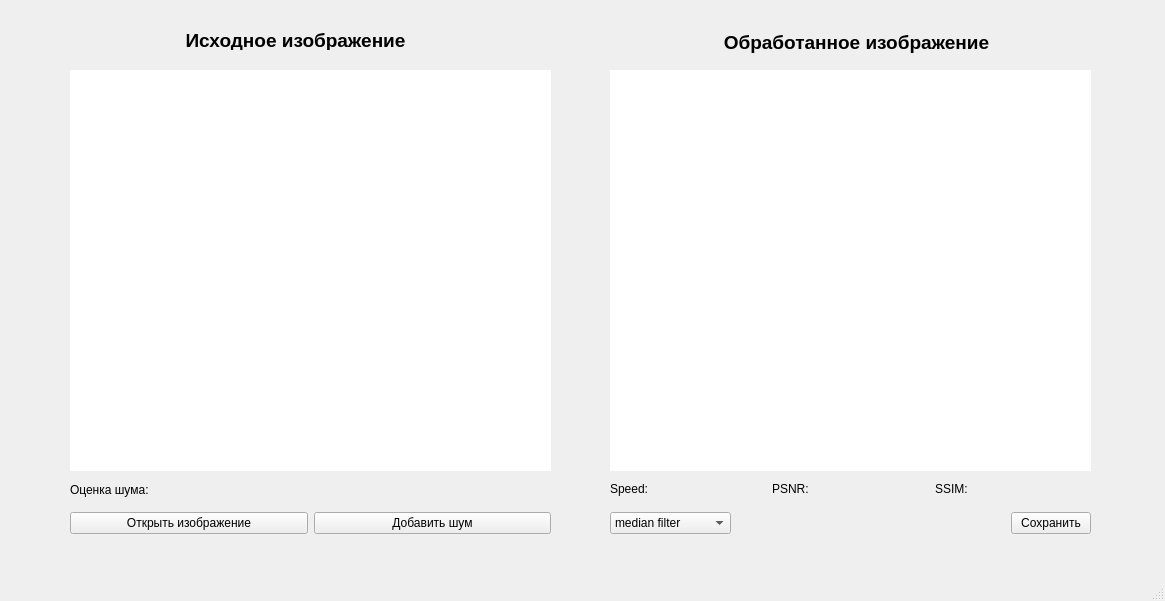
<?xml version="1.0" encoding="UTF-8"?>
<ui version="4.0">
 <class>DenoiserMain</class>
 <widget class="QMainWindow" name="DenoiserMain">
  <property name="geometry">
   <rect>
    <x>0</x>
    <y>0</y>
    <width>1165</width>
    <height>601</height>
   </rect>
  </property>
  <property name="windowTitle">
   <string>denoiser</string>
  </property>
  <widget class="QWidget" name="centralwidget">
   <property name="sizePolicy">
    <sizepolicy hsizetype="Preferred" vsizetype="Preferred">
     <horstretch>0</horstretch>
     <verstretch>0</verstretch>
    </sizepolicy>
   </property>
   <widget class="QLabel" name="label_2">
    <property name="geometry">
     <rect>
      <x>130</x>
      <y>30</y>
      <width>331</width>
      <height>20</height>
     </rect>
    </property>
    <property name="font">
     <font>
      <pointsize>14</pointsize>
      <weight>75</weight>
      <bold>true</bold>
     </font>
    </property>
    <property name="text">
     <string>Исходное изображение</string>
    </property>
    <property name="textFormat">
     <enum>Qt::AutoText</enum>
    </property>
    <property name="alignment">
     <set>Qt::AlignCenter</set>
    </property>
    <property name="wordWrap">
     <bool>false</bool>
    </property>
   </widget>
   <widget class="QLabel" name="label_3">
    <property name="geometry">
     <rect>
      <x>700</x>
      <y>30</y>
      <width>313</width>
      <height>24</height>
     </rect>
    </property>
    <property name="font">
     <font>
      <pointsize>14</pointsize>
      <weight>75</weight>
      <bold>true</bold>
     </font>
    </property>
    <property name="text">
     <string>Обработанное изображение</string>
    </property>
    <property name="textFormat">
     <enum>Qt::AutoText</enum>
    </property>
    <property name="alignment">
     <set>Qt::AlignCenter</set>
    </property>
    <property name="wordWrap">
     <bool>false</bool>
    </property>
   </widget>
   <widget class="QLabel" name="pic_denoised">
    <property name="geometry">
     <rect>
      <x>610</x>
      <y>70</y>
      <width>481</width>
      <height>401</height>
     </rect>
    </property>
    <property name="palette">
     <palette>
      <active>
       <colorrole role="WindowText">
        <brush brushstyle="SolidPattern">
         <color alpha="255">
          <red>0</red>
          <green>0</green>
          <blue>0</blue>
         </color>
        </brush>
       </colorrole>
       <colorrole role="Button">
        <brush brushstyle="SolidPattern">
         <color alpha="255">
          <red>255</red>
          <green>255</green>
          <blue>255</blue>
         </color>
        </brush>
       </colorrole>
       <colorrole role="Light">
        <brush brushstyle="SolidPattern">
         <color alpha="255">
          <red>255</red>
          <green>255</green>
          <blue>255</blue>
         </color>
        </brush>
       </colorrole>
       <colorrole role="Midlight">
        <brush brushstyle="SolidPattern">
         <color alpha="255">
          <red>255</red>
          <green>255</green>
          <blue>255</blue>
         </color>
        </brush>
       </colorrole>
       <colorrole role="Dark">
        <brush brushstyle="SolidPattern">
         <color alpha="255">
          <red>127</red>
          <green>127</green>
          <blue>127</blue>
         </color>
        </brush>
       </colorrole>
       <colorrole role="Mid">
        <brush brushstyle="SolidPattern">
         <color alpha="255">
          <red>170</red>
          <green>170</green>
          <blue>170</blue>
         </color>
        </brush>
       </colorrole>
       <colorrole role="Text">
        <brush brushstyle="SolidPattern">
         <color alpha="255">
          <red>0</red>
          <green>0</green>
          <blue>0</blue>
         </color>
        </brush>
       </colorrole>
       <colorrole role="BrightText">
        <brush brushstyle="SolidPattern">
         <color alpha="255">
          <red>255</red>
          <green>255</green>
          <blue>255</blue>
         </color>
        </brush>
       </colorrole>
       <colorrole role="ButtonText">
        <brush brushstyle="SolidPattern">
         <color alpha="255">
          <red>0</red>
          <green>0</green>
          <blue>0</blue>
         </color>
        </brush>
       </colorrole>
       <colorrole role="Base">
        <brush brushstyle="SolidPattern">
         <color alpha="255">
          <red>255</red>
          <green>255</green>
          <blue>255</blue>
         </color>
        </brush>
       </colorrole>
       <colorrole role="Window">
        <brush brushstyle="SolidPattern">
         <color alpha="255">
          <red>255</red>
          <green>255</green>
          <blue>255</blue>
         </color>
        </brush>
       </colorrole>
       <colorrole role="Shadow">
        <brush brushstyle="SolidPattern">
         <color alpha="255">
          <red>0</red>
          <green>0</green>
          <blue>0</blue>
         </color>
        </brush>
       </colorrole>
       <colorrole role="AlternateBase">
        <brush brushstyle="SolidPattern">
         <color alpha="255">
          <red>255</red>
          <green>255</green>
          <blue>255</blue>
         </color>
        </brush>
       </colorrole>
       <colorrole role="ToolTipBase">
        <brush brushstyle="SolidPattern">
         <color alpha="255">
          <red>255</red>
          <green>255</green>
          <blue>220</blue>
         </color>
        </brush>
       </colorrole>
       <colorrole role="ToolTipText">
        <brush brushstyle="SolidPattern">
         <color alpha="255">
          <red>0</red>
          <green>0</green>
          <blue>0</blue>
         </color>
        </brush>
       </colorrole>
       <colorrole role="PlaceholderText">
        <brush brushstyle="SolidPattern">
         <color alpha="128">
          <red>0</red>
          <green>0</green>
          <blue>0</blue>
         </color>
        </brush>
       </colorrole>
      </active>
      <inactive>
       <colorrole role="WindowText">
        <brush brushstyle="SolidPattern">
         <color alpha="255">
          <red>0</red>
          <green>0</green>
          <blue>0</blue>
         </color>
        </brush>
       </colorrole>
       <colorrole role="Button">
        <brush brushstyle="SolidPattern">
         <color alpha="255">
          <red>255</red>
          <green>255</green>
          <blue>255</blue>
         </color>
        </brush>
       </colorrole>
       <colorrole role="Light">
        <brush brushstyle="SolidPattern">
         <color alpha="255">
          <red>255</red>
          <green>255</green>
          <blue>255</blue>
         </color>
        </brush>
       </colorrole>
       <colorrole role="Midlight">
        <brush brushstyle="SolidPattern">
         <color alpha="255">
          <red>255</red>
          <green>255</green>
          <blue>255</blue>
         </color>
        </brush>
       </colorrole>
       <colorrole role="Dark">
        <brush brushstyle="SolidPattern">
         <color alpha="255">
          <red>127</red>
          <green>127</green>
          <blue>127</blue>
         </color>
        </brush>
       </colorrole>
       <colorrole role="Mid">
        <brush brushstyle="SolidPattern">
         <color alpha="255">
          <red>170</red>
          <green>170</green>
          <blue>170</blue>
         </color>
        </brush>
       </colorrole>
       <colorrole role="Text">
        <brush brushstyle="SolidPattern">
         <color alpha="255">
          <red>0</red>
          <green>0</green>
          <blue>0</blue>
         </color>
        </brush>
       </colorrole>
       <colorrole role="BrightText">
        <brush brushstyle="SolidPattern">
         <color alpha="255">
          <red>255</red>
          <green>255</green>
          <blue>255</blue>
         </color>
        </brush>
       </colorrole>
       <colorrole role="ButtonText">
        <brush brushstyle="SolidPattern">
         <color alpha="255">
          <red>0</red>
          <green>0</green>
          <blue>0</blue>
         </color>
        </brush>
       </colorrole>
       <colorrole role="Base">
        <brush brushstyle="SolidPattern">
         <color alpha="255">
          <red>255</red>
          <green>255</green>
          <blue>255</blue>
         </color>
        </brush>
       </colorrole>
       <colorrole role="Window">
        <brush brushstyle="SolidPattern">
         <color alpha="255">
          <red>255</red>
          <green>255</green>
          <blue>255</blue>
         </color>
        </brush>
       </colorrole>
       <colorrole role="Shadow">
        <brush brushstyle="SolidPattern">
         <color alpha="255">
          <red>0</red>
          <green>0</green>
          <blue>0</blue>
         </color>
        </brush>
       </colorrole>
       <colorrole role="AlternateBase">
        <brush brushstyle="SolidPattern">
         <color alpha="255">
          <red>255</red>
          <green>255</green>
          <blue>255</blue>
         </color>
        </brush>
       </colorrole>
       <colorrole role="ToolTipBase">
        <brush brushstyle="SolidPattern">
         <color alpha="255">
          <red>255</red>
          <green>255</green>
          <blue>220</blue>
         </color>
        </brush>
       </colorrole>
       <colorrole role="ToolTipText">
        <brush brushstyle="SolidPattern">
         <color alpha="255">
          <red>0</red>
          <green>0</green>
          <blue>0</blue>
         </color>
        </brush>
       </colorrole>
       <colorrole role="PlaceholderText">
        <brush brushstyle="SolidPattern">
         <color alpha="128">
          <red>0</red>
          <green>0</green>
          <blue>0</blue>
         </color>
        </brush>
       </colorrole>
      </inactive>
      <disabled>
       <colorrole role="WindowText">
        <brush brushstyle="SolidPattern">
         <color alpha="255">
          <red>127</red>
          <green>127</green>
          <blue>127</blue>
         </color>
        </brush>
       </colorrole>
       <colorrole role="Button">
        <brush brushstyle="SolidPattern">
         <color alpha="255">
          <red>255</red>
          <green>255</green>
          <blue>255</blue>
         </color>
        </brush>
       </colorrole>
       <colorrole role="Light">
        <brush brushstyle="SolidPattern">
         <color alpha="255">
          <red>255</red>
          <green>255</green>
          <blue>255</blue>
         </color>
        </brush>
       </colorrole>
       <colorrole role="Midlight">
        <brush brushstyle="SolidPattern">
         <color alpha="255">
          <red>255</red>
          <green>255</green>
          <blue>255</blue>
         </color>
        </brush>
       </colorrole>
       <colorrole role="Dark">
        <brush brushstyle="SolidPattern">
         <color alpha="255">
          <red>127</red>
          <green>127</green>
          <blue>127</blue>
         </color>
        </brush>
       </colorrole>
       <colorrole role="Mid">
        <brush brushstyle="SolidPattern">
         <color alpha="255">
          <red>170</red>
          <green>170</green>
          <blue>170</blue>
         </color>
        </brush>
       </colorrole>
       <colorrole role="Text">
        <brush brushstyle="SolidPattern">
         <color alpha="255">
          <red>127</red>
          <green>127</green>
          <blue>127</blue>
         </color>
        </brush>
       </colorrole>
       <colorrole role="BrightText">
        <brush brushstyle="SolidPattern">
         <color alpha="255">
          <red>255</red>
          <green>255</green>
          <blue>255</blue>
         </color>
        </brush>
       </colorrole>
       <colorrole role="ButtonText">
        <brush brushstyle="SolidPattern">
         <color alpha="255">
          <red>127</red>
          <green>127</green>
          <blue>127</blue>
         </color>
        </brush>
       </colorrole>
       <colorrole role="Base">
        <brush brushstyle="SolidPattern">
         <color alpha="255">
          <red>255</red>
          <green>255</green>
          <blue>255</blue>
         </color>
        </brush>
       </colorrole>
       <colorrole role="Window">
        <brush brushstyle="SolidPattern">
         <color alpha="255">
          <red>255</red>
          <green>255</green>
          <blue>255</blue>
         </color>
        </brush>
       </colorrole>
       <colorrole role="Shadow">
        <brush brushstyle="SolidPattern">
         <color alpha="255">
          <red>0</red>
          <green>0</green>
          <blue>0</blue>
         </color>
        </brush>
       </colorrole>
       <colorrole role="AlternateBase">
        <brush brushstyle="SolidPattern">
         <color alpha="255">
          <red>255</red>
          <green>255</green>
          <blue>255</blue>
         </color>
        </brush>
       </colorrole>
       <colorrole role="ToolTipBase">
        <brush brushstyle="SolidPattern">
         <color alpha="255">
          <red>255</red>
          <green>255</green>
          <blue>220</blue>
         </color>
        </brush>
       </colorrole>
       <colorrole role="ToolTipText">
        <brush brushstyle="SolidPattern">
         <color alpha="255">
          <red>0</red>
          <green>0</green>
          <blue>0</blue>
         </color>
        </brush>
       </colorrole>
       <colorrole role="PlaceholderText">
        <brush brushstyle="SolidPattern">
         <color alpha="128">
          <red>0</red>
          <green>0</green>
          <blue>0</blue>
         </color>
        </brush>
       </colorrole>
      </disabled>
     </palette>
    </property>
    <property name="autoFillBackground">
     <bool>true</bool>
    </property>
    <property name="text">
     <string/>
    </property>
    <property name="scaledContents">
     <bool>true</bool>
    </property>
   </widget>
   <widget class="QLabel" name="pic_opened">
    <property name="geometry">
     <rect>
      <x>70</x>
      <y>70</y>
      <width>481</width>
      <height>401</height>
     </rect>
    </property>
    <property name="sizePolicy">
     <sizepolicy hsizetype="Preferred" vsizetype="Preferred">
      <horstretch>0</horstretch>
      <verstretch>0</verstretch>
     </sizepolicy>
    </property>
    <property name="palette">
     <palette>
      <active>
       <colorrole role="WindowText">
        <brush brushstyle="SolidPattern">
         <color alpha="255">
          <red>0</red>
          <green>0</green>
          <blue>0</blue>
         </color>
        </brush>
       </colorrole>
       <colorrole role="Button">
        <brush brushstyle="SolidPattern">
         <color alpha="255">
          <red>255</red>
          <green>255</green>
          <blue>255</blue>
         </color>
        </brush>
       </colorrole>
       <colorrole role="Light">
        <brush brushstyle="SolidPattern">
         <color alpha="255">
          <red>255</red>
          <green>255</green>
          <blue>255</blue>
         </color>
        </brush>
       </colorrole>
       <colorrole role="Midlight">
        <brush brushstyle="SolidPattern">
         <color alpha="255">
          <red>255</red>
          <green>255</green>
          <blue>255</blue>
         </color>
        </brush>
       </colorrole>
       <colorrole role="Dark">
        <brush brushstyle="SolidPattern">
         <color alpha="255">
          <red>127</red>
          <green>127</green>
          <blue>127</blue>
         </color>
        </brush>
       </colorrole>
       <colorrole role="Mid">
        <brush brushstyle="SolidPattern">
         <color alpha="255">
          <red>170</red>
          <green>170</green>
          <blue>170</blue>
         </color>
        </brush>
       </colorrole>
       <colorrole role="Text">
        <brush brushstyle="SolidPattern">
         <color alpha="255">
          <red>0</red>
          <green>0</green>
          <blue>0</blue>
         </color>
        </brush>
       </colorrole>
       <colorrole role="BrightText">
        <brush brushstyle="SolidPattern">
         <color alpha="255">
          <red>255</red>
          <green>255</green>
          <blue>255</blue>
         </color>
        </brush>
       </colorrole>
       <colorrole role="ButtonText">
        <brush brushstyle="SolidPattern">
         <color alpha="255">
          <red>0</red>
          <green>0</green>
          <blue>0</blue>
         </color>
        </brush>
       </colorrole>
       <colorrole role="Base">
        <brush brushstyle="SolidPattern">
         <color alpha="255">
          <red>255</red>
          <green>255</green>
          <blue>255</blue>
         </color>
        </brush>
       </colorrole>
       <colorrole role="Window">
        <brush brushstyle="SolidPattern">
         <color alpha="255">
          <red>255</red>
          <green>255</green>
          <blue>255</blue>
         </color>
        </brush>
       </colorrole>
       <colorrole role="Shadow">
        <brush brushstyle="SolidPattern">
         <color alpha="255">
          <red>0</red>
          <green>0</green>
          <blue>0</blue>
         </color>
        </brush>
       </colorrole>
       <colorrole role="AlternateBase">
        <brush brushstyle="SolidPattern">
         <color alpha="255">
          <red>255</red>
          <green>255</green>
          <blue>255</blue>
         </color>
        </brush>
       </colorrole>
       <colorrole role="ToolTipBase">
        <brush brushstyle="SolidPattern">
         <color alpha="255">
          <red>255</red>
          <green>255</green>
          <blue>220</blue>
         </color>
        </brush>
       </colorrole>
       <colorrole role="ToolTipText">
        <brush brushstyle="SolidPattern">
         <color alpha="255">
          <red>0</red>
          <green>0</green>
          <blue>0</blue>
         </color>
        </brush>
       </colorrole>
       <colorrole role="PlaceholderText">
        <brush brushstyle="SolidPattern">
         <color alpha="128">
          <red>0</red>
          <green>0</green>
          <blue>0</blue>
         </color>
        </brush>
       </colorrole>
      </active>
      <inactive>
       <colorrole role="WindowText">
        <brush brushstyle="SolidPattern">
         <color alpha="255">
          <red>0</red>
          <green>0</green>
          <blue>0</blue>
         </color>
        </brush>
       </colorrole>
       <colorrole role="Button">
        <brush brushstyle="SolidPattern">
         <color alpha="255">
          <red>255</red>
          <green>255</green>
          <blue>255</blue>
         </color>
        </brush>
       </colorrole>
       <colorrole role="Light">
        <brush brushstyle="SolidPattern">
         <color alpha="255">
          <red>255</red>
          <green>255</green>
          <blue>255</blue>
         </color>
        </brush>
       </colorrole>
       <colorrole role="Midlight">
        <brush brushstyle="SolidPattern">
         <color alpha="255">
          <red>255</red>
          <green>255</green>
          <blue>255</blue>
         </color>
        </brush>
       </colorrole>
       <colorrole role="Dark">
        <brush brushstyle="SolidPattern">
         <color alpha="255">
          <red>127</red>
          <green>127</green>
          <blue>127</blue>
         </color>
        </brush>
       </colorrole>
       <colorrole role="Mid">
        <brush brushstyle="SolidPattern">
         <color alpha="255">
          <red>170</red>
          <green>170</green>
          <blue>170</blue>
         </color>
        </brush>
       </colorrole>
       <colorrole role="Text">
        <brush brushstyle="SolidPattern">
         <color alpha="255">
          <red>0</red>
          <green>0</green>
          <blue>0</blue>
         </color>
        </brush>
       </colorrole>
       <colorrole role="BrightText">
        <brush brushstyle="SolidPattern">
         <color alpha="255">
          <red>255</red>
          <green>255</green>
          <blue>255</blue>
         </color>
        </brush>
       </colorrole>
       <colorrole role="ButtonText">
        <brush brushstyle="SolidPattern">
         <color alpha="255">
          <red>0</red>
          <green>0</green>
          <blue>0</blue>
         </color>
        </brush>
       </colorrole>
       <colorrole role="Base">
        <brush brushstyle="SolidPattern">
         <color alpha="255">
          <red>255</red>
          <green>255</green>
          <blue>255</blue>
         </color>
        </brush>
       </colorrole>
       <colorrole role="Window">
        <brush brushstyle="SolidPattern">
         <color alpha="255">
          <red>255</red>
          <green>255</green>
          <blue>255</blue>
         </color>
        </brush>
       </colorrole>
       <colorrole role="Shadow">
        <brush brushstyle="SolidPattern">
         <color alpha="255">
          <red>0</red>
          <green>0</green>
          <blue>0</blue>
         </color>
        </brush>
       </colorrole>
       <colorrole role="AlternateBase">
        <brush brushstyle="SolidPattern">
         <color alpha="255">
          <red>255</red>
          <green>255</green>
          <blue>255</blue>
         </color>
        </brush>
       </colorrole>
       <colorrole role="ToolTipBase">
        <brush brushstyle="SolidPattern">
         <color alpha="255">
          <red>255</red>
          <green>255</green>
          <blue>220</blue>
         </color>
        </brush>
       </colorrole>
       <colorrole role="ToolTipText">
        <brush brushstyle="SolidPattern">
         <color alpha="255">
          <red>0</red>
          <green>0</green>
          <blue>0</blue>
         </color>
        </brush>
       </colorrole>
       <colorrole role="PlaceholderText">
        <brush brushstyle="SolidPattern">
         <color alpha="128">
          <red>0</red>
          <green>0</green>
          <blue>0</blue>
         </color>
        </brush>
       </colorrole>
      </inactive>
      <disabled>
       <colorrole role="WindowText">
        <brush brushstyle="SolidPattern">
         <color alpha="255">
          <red>127</red>
          <green>127</green>
          <blue>127</blue>
         </color>
        </brush>
       </colorrole>
       <colorrole role="Button">
        <brush brushstyle="SolidPattern">
         <color alpha="255">
          <red>255</red>
          <green>255</green>
          <blue>255</blue>
         </color>
        </brush>
       </colorrole>
       <colorrole role="Light">
        <brush brushstyle="SolidPattern">
         <color alpha="255">
          <red>255</red>
          <green>255</green>
          <blue>255</blue>
         </color>
        </brush>
       </colorrole>
       <colorrole role="Midlight">
        <brush brushstyle="SolidPattern">
         <color alpha="255">
          <red>255</red>
          <green>255</green>
          <blue>255</blue>
         </color>
        </brush>
       </colorrole>
       <colorrole role="Dark">
        <brush brushstyle="SolidPattern">
         <color alpha="255">
          <red>127</red>
          <green>127</green>
          <blue>127</blue>
         </color>
        </brush>
       </colorrole>
       <colorrole role="Mid">
        <brush brushstyle="SolidPattern">
         <color alpha="255">
          <red>170</red>
          <green>170</green>
          <blue>170</blue>
         </color>
        </brush>
       </colorrole>
       <colorrole role="Text">
        <brush brushstyle="SolidPattern">
         <color alpha="255">
          <red>127</red>
          <green>127</green>
          <blue>127</blue>
         </color>
        </brush>
       </colorrole>
       <colorrole role="BrightText">
        <brush brushstyle="SolidPattern">
         <color alpha="255">
          <red>255</red>
          <green>255</green>
          <blue>255</blue>
         </color>
        </brush>
       </colorrole>
       <colorrole role="ButtonText">
        <brush brushstyle="SolidPattern">
         <color alpha="255">
          <red>127</red>
          <green>127</green>
          <blue>127</blue>
         </color>
        </brush>
       </colorrole>
       <colorrole role="Base">
        <brush brushstyle="SolidPattern">
         <color alpha="255">
          <red>255</red>
          <green>255</green>
          <blue>255</blue>
         </color>
        </brush>
       </colorrole>
       <colorrole role="Window">
        <brush brushstyle="SolidPattern">
         <color alpha="255">
          <red>255</red>
          <green>255</green>
          <blue>255</blue>
         </color>
        </brush>
       </colorrole>
       <colorrole role="Shadow">
        <brush brushstyle="SolidPattern">
         <color alpha="255">
          <red>0</red>
          <green>0</green>
          <blue>0</blue>
         </color>
        </brush>
       </colorrole>
       <colorrole role="AlternateBase">
        <brush brushstyle="SolidPattern">
         <color alpha="255">
          <red>255</red>
          <green>255</green>
          <blue>255</blue>
         </color>
        </brush>
       </colorrole>
       <colorrole role="ToolTipBase">
        <brush brushstyle="SolidPattern">
         <color alpha="255">
          <red>255</red>
          <green>255</green>
          <blue>220</blue>
         </color>
        </brush>
       </colorrole>
       <colorrole role="ToolTipText">
        <brush brushstyle="SolidPattern">
         <color alpha="255">
          <red>0</red>
          <green>0</green>
          <blue>0</blue>
         </color>
        </brush>
       </colorrole>
       <colorrole role="PlaceholderText">
        <brush brushstyle="SolidPattern">
         <color alpha="128">
          <red>0</red>
          <green>0</green>
          <blue>0</blue>
         </color>
        </brush>
       </colorrole>
      </disabled>
     </palette>
    </property>
    <property name="autoFillBackground">
     <bool>true</bool>
    </property>
    <property name="text">
     <string/>
    </property>
    <property name="scaledContents">
     <bool>true</bool>
    </property>
   </widget>
   <widget class="QLabel" name="label">
    <property name="geometry">
     <rect>
      <x>70</x>
      <y>480</y>
      <width>121</width>
      <height>20</height>
     </rect>
    </property>
    <property name="text">
     <string>Оценка шума:</string>
    </property>
   </widget>
   <widget class="QWidget" name="layoutWidget">
    <property name="geometry">
     <rect>
      <x>610</x>
      <y>480</y>
      <width>481</width>
      <height>18</height>
     </rect>
    </property>
    <layout class="QHBoxLayout" name="horizontalLayout">
     <item>
      <widget class="QLabel" name="label_speed">
       <property name="text">
        <string>Speed:</string>
       </property>
      </widget>
     </item>
     <item>
      <widget class="QLabel" name="label_psnr">
       <property name="text">
        <string>PSNR:</string>
       </property>
      </widget>
     </item>
     <item>
      <widget class="QLabel" name="label_ssim">
       <property name="text">
        <string>SSIM:</string>
       </property>
      </widget>
     </item>
    </layout>
   </widget>
   <widget class="QWidget" name="layoutWidget">
    <property name="geometry">
     <rect>
      <x>610</x>
      <y>510</y>
      <width>481</width>
      <height>26</height>
     </rect>
    </property>
    <layout class="QHBoxLayout" name="horizontalLayout_2">
     <item>
      <widget class="QComboBox" name="comboBox">
       <property name="layoutDirection">
        <enum>Qt::LeftToRight</enum>
       </property>
       <item>
        <property name="text">
         <string>median filter</string>
        </property>
       </item>
       <item>
        <property name="text">
         <string>bilateral filter</string>
        </property>
       </item>
       <item>
        <property name="text">
         <string>non-local means</string>
        </property>
       </item>
       <item>
        <property name="text">
         <string>BM3D</string>
        </property>
       </item>
      </widget>
     </item>
     <item>
      <spacer name="horizontalSpacer">
       <property name="orientation">
        <enum>Qt::Horizontal</enum>
       </property>
       <property name="sizeHint" stdset="0">
        <size>
         <width>40</width>
         <height>20</height>
        </size>
       </property>
      </spacer>
     </item>
     <item>
      <widget class="QPushButton" name="saveButton">
       <property name="text">
        <string>Сохранить</string>
       </property>
      </widget>
     </item>
    </layout>
   </widget>
   <widget class="QWidget" name="layoutWidget">
    <property name="geometry">
     <rect>
      <x>70</x>
      <y>510</y>
      <width>481</width>
      <height>26</height>
     </rect>
    </property>
    <layout class="QHBoxLayout" name="horizontalLayout_3">
     <item>
      <widget class="QPushButton" name="pushButton">
       <property name="text">
        <string>Открыть изображение</string>
       </property>
      </widget>
     </item>
     <item>
      <widget class="QPushButton" name="button_add_noise">
       <property name="text">
        <string>Добавить шум</string>
       </property>
      </widget>
     </item>
    </layout>
   </widget>
  </widget>
  <widget class="QMenuBar" name="menubar">
   <property name="geometry">
    <rect>
     <x>0</x>
     <y>0</y>
     <width>1165</width>
     <height>21</height>
    </rect>
   </property>
  </widget>
  <widget class="QStatusBar" name="statusbar"/>
 </widget>
 <resources/>
 <connections/>
</ui>
